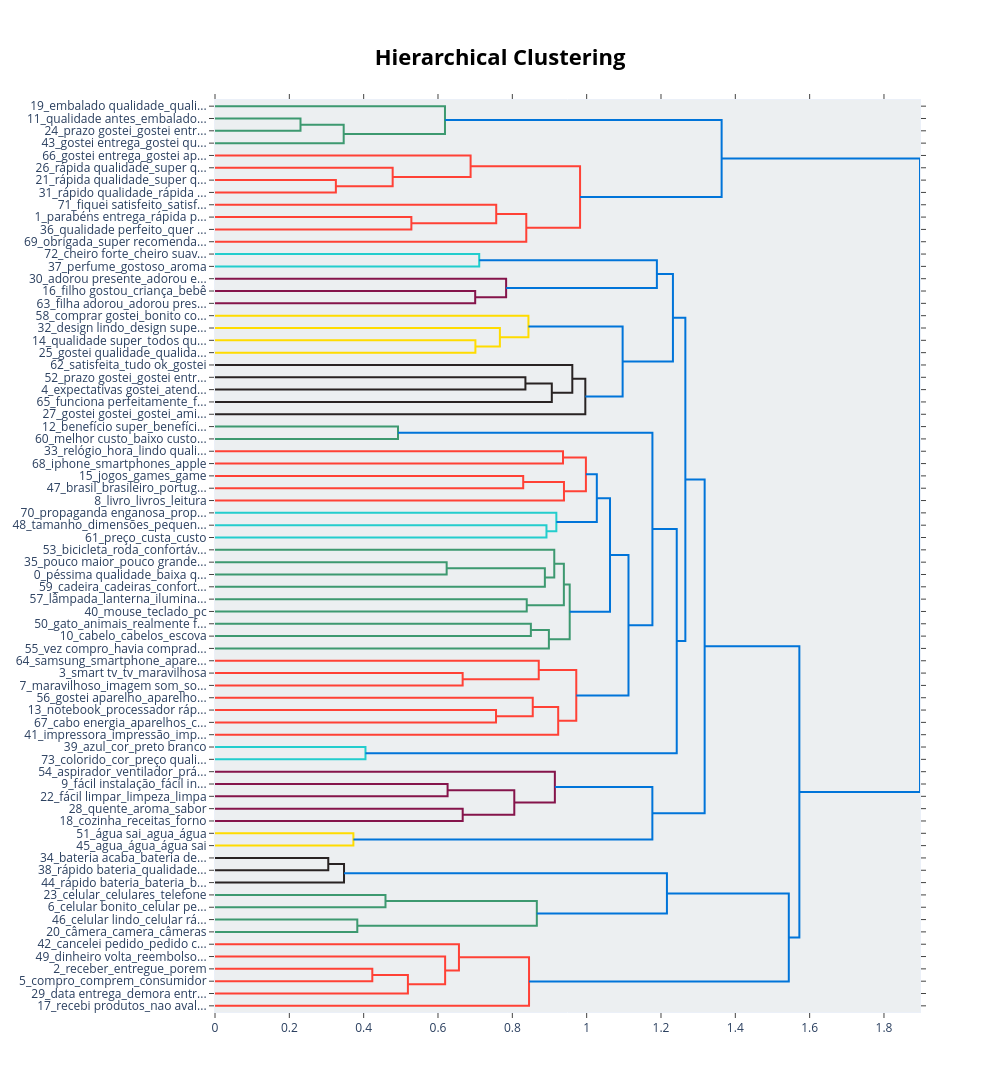

Notebook cell for this chart:
### Code cell
topic_model.visualize_hierarchy()

### Figure 1 — Plotly figure (JSON) as saved in the notebook; plotly's stock layout.template omitted (floating-point values rounded to 4 significant figures)
{"data": [{"hoverinfo": "text", "marker": {"color": "rgb(61,153,112)"}, "mode": "lines", "x": [0.0, 0.2301, 0.2301, 0.0], "xaxis": "x", "y": [-15.0, -15.0, -25.0, -25.0], "yaxis": "y", "type": "scatter"}, {"hoverinfo": "text", "marker": {"color": "rgb(61,153,112)"}, "mode": "lines", "x": [0.2301, 0.3463, 0.3463, 0.0], "xaxis": "x", "y": [-20.0, -20.0, -35.0, -35.0], "yaxis": "y", "type": "scatter"}, {"hoverinfo": "text", "marker": {"color": "rgb(61,153,112)"}, "mode": "lines", "x": [0.0, 0.6188, 0.6188, 0.3463], "xaxis": "x", "y": [-5.0, -5.0, -27.5, -27.5], "yaxis": "y", "type": "scatter"}, {"hoverinfo": "text", "marker": {"color": "rgb(255,65,54)"}, "mode": "lines", "x": [0.0, 0.3252, 0.3252, 0.0], "xaxis": "x", "y": [-65.0, -65.0, -75.0, -75.0], "yaxis": "y", "type": "scatter"}, {"hoverinfo": "text", "marker": {"color": "rgb(255,65,54)"}, "mode": "lines", "x": [0.0, 0.4781, 0.4781, 0.3252], "xaxis": "x", "y": [-55.0, -55.0, -70.0, -70.0], "yaxis": "y", "type": "scatter"}, {"hoverinfo": "text", "marker": {"color": "rgb(255,65,54)"}, "mode": "lines", "x": [0.0, 0.6877, 0.6877, 0.4781], "xaxis": "x", "y": [-45.0, -45.0, -62.5, -62.5], "yaxis": "y", "type": "scatter"}, {"hoverinfo": "text", "marker": {"color": "rgb(255,65,54)"}, "mode": "lines", "x": [0.0, 0.5284, 0.5284, 0.0], "xaxis": "x", "y": [-95.0, -95.0, -105.0, -105.0], "yaxis": "y", "type": "scatter"}, {"hoverinfo": "text", "marker": {"color": "rgb(255,65,54)"}, "mode": "lines", "x": [0.0, 0.7567, 0.7567, 0.5284], "xaxis": "x", "y": [-85.0, -85.0, -100.0, -100.0], "yaxis": "y", "type": "scatter"}, {"hoverinfo": "text", "marker": {"color": "rgb(255,65,54)"}, "mode": "lines", "x": [0.7567, 0.8375, 0.8375, 0.0], "xaxis": "x", "y": [-92.5, -92.5, -115.0, -115.0], "yaxis": "y", "type": "scatter"}, {"hoverinfo": "text", "marker": {"color": "rgb(255,65,54)"}, "mode": "lines", "x": [0.6877, 0.9823, 0.9823, 0.8375], "xaxis": "x", "y": [-53.75, -53.75, -103.8, -103.8], "yaxis": "y", "type": "scatter"}, {"hoverinfo": "text", "marker": {"color": "rgb(0,116,217)"}, "mode": "lines", "x": [0.6188, 1.363, 1.363, 0.9823], "xaxis": "x", "y": [-16.25, -16.25, -78.75, -78.75], "yaxis": "y", "type": "scatter"}, {"hoverinfo": "text", "marker": {"color": "rgb(35,205,205)"}, "mode": "lines", "x": [0.0, 0.7109, 0.7109, 0.0], "xaxis": "x", "y": [-125.0, -125.0, -135.0, -135.0], "yaxis": "y", "type": "scatter"}, {"hoverinfo": "text", "marker": {"color": "rgb(133,20,75)"}, "mode": "lines", "x": [0.0, 0.7001, 0.7001, 0.0], "xaxis": "x", "y": [-155.0, -155.0, -165.0, -165.0], "yaxis": "y", "type": "scatter"}, {"hoverinfo": "text", "marker": {"color": "rgb(133,20,75)"}, "mode": "lines", "x": [0.0, 0.7833, 0.7833, 0.7001], "xaxis": "x", "y": [-145.0, -145.0, -160.0, -160.0], "yaxis": "y", "type": "scatter"}, {"hoverinfo": "text", "marker": {"color": "rgb(0,116,217)"}, "mode": "lines", "x": [0.7109, 1.189, 1.189, 0.7833], "xaxis": "x", "y": [-130.0, -130.0, -152.5, -152.5], "yaxis": "y", "type": "scatter"}, {"hoverinfo": "text", "marker": {"color": "rgb(255,220,0)"}, "mode": "lines", "x": [0.0, 0.7007, 0.7007, 0.0], "xaxis": "x", "y": [-195.0, -195.0, -205.0, -205.0], "yaxis": "y", "type": "scatter"}, {"hoverinfo": "text", "marker": {"color": "rgb(255,220,0)"}, "mode": "lines", "x": [0.0, 0.7665, 0.7665, 0.7007], "xaxis": "x", "y": [-185.0, -185.0, -200.0, -200.0], "yaxis": "y", "type": "scatter"}, {"hoverinfo": "text", "marker": {"color": "rgb(255,220,0)"}, "mode": "lines", "x": [0.0, 0.8433, 0.8433, 0.7665], "xaxis": "x", "y": [-175.0, -175.0, -192.5, -192.5], "yaxis": "y", "type": "scatter"}, {"hoverinfo": "text", "marker": {"color": "rgb(40,35,35)"}, "mode": "lines", "x": [0.0, 0.8352, 0.8352, 0.0], "xaxis": "x", "y": [-225.0, -225.0, -235.0, -235.0], "yaxis": "y", "type": "scatter"}, {"hoverinfo": "text", "marker": {"color": "rgb(40,35,35)"}, "mode": "lines", "x": [0.8352, 0.9062, 0.9062, 0.0], "xaxis": "x", "y": [-230.0, -230.0, -245.0, -245.0], "yaxis": "y", "type": "scatter"}, {"hoverinfo": "text", "marker": {"color": "rgb(40,35,35)"}, "mode": "lines", "x": [0.0, 0.9614, 0.9614, 0.9062], "xaxis": "x", "y": [-215.0, -215.0, -237.5, -237.5], "yaxis": "y", "type": "scatter"}, {"hoverinfo": "text", "marker": {"color": "rgb(40,35,35)"}, "mode": "lines", "x": [0.9614, 0.9964, 0.9964, 0.0], "xaxis": "x", "y": [-226.2, -226.2, -255.0, -255.0], "yaxis": "y", "type": "scatter"}, {"hoverinfo": "text", "marker": {"color": "rgb(0,116,217)"}, "mode": "lines", "x": [0.8433, 1.097, 1.097, 0.9964], "xaxis": "x", "y": [-183.8, -183.8, -240.6, -240.6], "yaxis": "y", "type": "scatter"}, {"hoverinfo": "text", "marker": {"color": "rgb(0,116,217)"}, "mode": "lines", "x": [1.189, 1.232, 1.232, 1.097], "xaxis": "x", "y": [-141.2, -141.2, -212.2, -212.2], "yaxis": "y", "type": "scatter"}, {"hoverinfo": "text", "marker": {"color": "rgb(61,153,112)"}, "mode": "lines", "x": [0.0, 0.4924, 0.4924, 0.0], "xaxis": "x", "y": [-265.0, -265.0, -275.0, -275.0], "yaxis": "y", "type": "scatter"}, {"hoverinfo": "text", "marker": {"color": "rgb(255,65,54)"}, "mode": "lines", "x": [0.0, 0.9364, 0.9364, 0.0], "xaxis": "x", "y": [-285.0, -285.0, -295.0, -295.0], "yaxis": "y", "type": "scatter"}, {"hoverinfo": "text", "marker": {"color": "rgb(255,65,54)"}, "mode": "lines", "x": [0.0, 0.8293, 0.8293, 0.0], "xaxis": "x", "y": [-305.0, -305.0, -315.0, -315.0], "yaxis": "y", "type": "scatter"}, {"hoverinfo": "text", "marker": {"color": "rgb(255,65,54)"}, "mode": "lines", "x": [0.8293, 0.9389, 0.9389, 0.0], "xaxis": "x", "y": [-310.0, -310.0, -325.0, -325.0], "yaxis": "y", "type": "scatter"}, {"hoverinfo": "text", "marker": {"color": "rgb(255,65,54)"}, "mode": "lines", "x": [0.9364, 0.998, 0.998, 0.9389], "xaxis": "x", "y": [-290.0, -290.0, -317.5, -317.5], "yaxis": "y", "type": "scatter"}, {"hoverinfo": "text", "marker": {"color": "rgb(35,205,205)"}, "mode": "lines", "x": [0.0, 0.8919, 0.8919, 0.0], "xaxis": "x", "y": [-345.0, -345.0, -355.0, -355.0], "yaxis": "y", "type": "scatter"}, {"hoverinfo": "text", "marker": {"color": "rgb(35,205,205)"}, "mode": "lines", "x": [0.0, 0.9184, 0.9184, 0.8919], "xaxis": "x", "y": [-335.0, -335.0, -350.0, -350.0], "yaxis": "y", "type": "scatter"}, {"hoverinfo": "text", "marker": {"color": "rgb(0,116,217)"}, "mode": "lines", "x": [0.998, 1.027, 1.027, 0.9184], "xaxis": "x", "y": [-303.8, -303.8, -342.5, -342.5], "yaxis": "y", "type": "scatter"}, {"hoverinfo": "text", "marker": {"color": "rgb(61,153,112)"}, "mode": "lines", "x": [0.0, 0.6233, 0.6233, 0.0], "xaxis": "x", "y": [-375.0, -375.0, -385.0, -385.0], "yaxis": "y", "type": "scatter"}, {"hoverinfo": "text", "marker": {"color": "rgb(61,153,112)"}, "mode": "lines", "x": [0.6233, 0.8876, 0.8876, 0.0], "xaxis": "x", "y": [-380.0, -380.0, -395.0, -395.0], "yaxis": "y", "type": "scatter"}, {"hoverinfo": "text", "marker": {"color": "rgb(61,153,112)"}, "mode": "lines", "x": [0.0, 0.9129, 0.9129, 0.8876], "xaxis": "x", "y": [-365.0, -365.0, -387.5, -387.5], "yaxis": "y", "type": "scatter"}, {"hoverinfo": "text", "marker": {"color": "rgb(61,153,112)"}, "mode": "lines", "x": [0.0, 0.8388, 0.8388, 0.0], "xaxis": "x", "y": [-405.0, -405.0, -415.0, -415.0], "yaxis": "y", "type": "scatter"}, {"hoverinfo": "text", "marker": {"color": "rgb(61,153,112)"}, "mode": "lines", "x": [0.9129, 0.9387, 0.9387, 0.8388], "xaxis": "x", "y": [-376.2, -376.2, -410.0, -410.0], "yaxis": "y", "type": "scatter"}, {"hoverinfo": "text", "marker": {"color": "rgb(61,153,112)"}, "mode": "lines", "x": [0.0, 0.8499, 0.8499, 0.0], "xaxis": "x", "y": [-425.0, -425.0, -435.0, -435.0], "yaxis": "y", "type": "scatter"}, {"hoverinfo": "text", "marker": {"color": "rgb(61,153,112)"}, "mode": "lines", "x": [0.8499, 0.8984, 0.8984, 0.0], "xaxis": "x", "y": [-430.0, -430.0, -445.0, -445.0], "yaxis": "y", "type": "scatter"}, {"hoverinfo": "text", "marker": {"color": "rgb(61,153,112)"}, "mode": "lines", "x": [0.9387, 0.9544, 0.9544, 0.8984], "xaxis": "x", "y": [-393.1, -393.1, -437.5, -437.5], "yaxis": "y", "type": "scatter"}, {"hoverinfo": "text", "marker": {"color": "rgb(0,116,217)"}, "mode": "lines", "x": [1.027, 1.063, 1.063, 0.9544], "xaxis": "x", "y": [-323.1, -323.1, -415.3, -415.3], "yaxis": "y", "type": "scatter"}, {"hoverinfo": "text", "marker": {"color": "rgb(255,65,54)"}, "mode": "lines", "x": [0.0, 0.6663, 0.6663, 0.0], "xaxis": "x", "y": [-465.0, -465.0, -475.0, -475.0], "yaxis": "y", "type": "scatter"}, {"hoverinfo": "text", "marker": {"color": "rgb(255,65,54)"}, "mode": "lines", "x": [0.0, 0.8711, 0.8711, 0.6663], "xaxis": "x", "y": [-455.0, -455.0, -470.0, -470.0], "yaxis": "y", "type": "scatter"}, {"hoverinfo": "text", "marker": {"color": "rgb(255,65,54)"}, "mode": "lines", "x": [0.0, 0.7561, 0.7561, 0.0], "xaxis": "x", "y": [-495.0, -495.0, -505.0, -505.0], "yaxis": "y", "type": "scatter"}, {"hoverinfo": "text", "marker": {"color": "rgb(255,65,54)"}, "mode": "lines", "x": [0.0, 0.8549, 0.8549, 0.7561], "xaxis": "x", "y": [-485.0, -485.0, -500.0, -500.0], "yaxis": "y", "type": "scatter"}, {"hoverinfo": "text", "marker": {"color": "rgb(255,65,54)"}, "mode": "lines", "x": [0.8549, 0.9234, 0.9234, 0.0], "xaxis": "x", "y": [-492.5, -492.5, -515.0, -515.0], "yaxis": "y", "type": "scatter"}, {"hoverinfo": "text", "marker": {"color": "rgb(255,65,54)"}, "mode": "lines", "x": [0.8711, 0.972, 0.972, 0.9234], "xaxis": "x", "y": [-462.5, -462.5, -503.8, -503.8], "yaxis": "y", "type": "scatter"}, {"hoverinfo": "text", "marker": {"color": "rgb(0,116,217)"}, "mode": "lines", "x": [1.063, 1.113, 1.113, 0.972], "xaxis": "x", "y": [-369.2, -369.2, -483.1, -483.1], "yaxis": "y", "type": "scatter"}, {"hoverinfo": "text", "marker": {"color": "rgb(0,116,217)"}, "mode": "lines", "x": [0.4924, 1.177, 1.177, 1.113], "xaxis": "x", "y": [-270.0, -270.0, -426.2, -426.2], "yaxis": "y", "type": "scatter"}, {"hoverinfo": "text", "marker": {"color": "rgb(35,205,205)"}, "mode": "lines", "x": [0.0, 0.4049, 0.4049, 0.0], "xaxis": "x", "y": [-525.0, -525.0, -535.0, -535.0], "yaxis": "y", "type": "scatter"}, {"hoverinfo": "text", "marker": {"color": "rgb(0,116,217)"}, "mode": "lines", "x": [1.177, 1.242, 1.242, 0.4049], "xaxis": "x", "y": [-348.1, -348.1, -530.0, -530.0], "yaxis": "y", "type": "scatter"}, {"hoverinfo": "text", "marker": {"color": "rgb(0,116,217)"}, "mode": "lines", "x": [1.232, 1.266, 1.266, 1.242], "xaxis": "x", "y": [-176.7, -176.7, -439.0, -439.0], "yaxis": "y", "type": "scatter"}, {"hoverinfo": "text", "marker": {"color": "rgb(133,20,75)"}, "mode": "lines", "x": [0.0, 0.6258, 0.6258, 0.0], "xaxis": "x", "y": [-555.0, -555.0, -565.0, -565.0], "yaxis": "y", "type": "scatter"}, {"hoverinfo": "text", "marker": {"color": "rgb(133,20,75)"}, "mode": "lines", "x": [0.0, 0.6664, 0.6664, 0.0], "xaxis": "x", "y": [-575.0, -575.0, -585.0, -585.0], "yaxis": "y", "type": "scatter"}, {"hoverinfo": "text", "marker": {"color": "rgb(133,20,75)"}, "mode": "lines", "x": [0.6258, 0.8053, 0.8053, 0.6664], "xaxis": "x", "y": [-560.0, -560.0, -580.0, -580.0], "yaxis": "y", "type": "scatter"}, {"hoverinfo": "text", "marker": {"color": "rgb(133,20,75)"}, "mode": "lines", "x": [0.0, 0.9144, 0.9144, 0.8053], "xaxis": "x", "y": [-545.0, -545.0, -570.0, -570.0], "yaxis": "y", "type": "scatter"}, {"hoverinfo": "text", "marker": {"color": "rgb(255,220,0)"}, "mode": "lines", "x": [0.0, 0.3724, 0.3724, 0.0], "xaxis": "x", "y": [-595.0, -595.0, -605.0, -605.0], "yaxis": "y", "type": "scatter"}, {"hoverinfo": "text", "marker": {"color": "rgb(0,116,217)"}, "mode": "lines", "x": [0.9144, 1.177, 1.177, 0.3724], "xaxis": "x", "y": [-557.5, -557.5, -600.0, -600.0], "yaxis": "y", "type": "scatter"}, {"hoverinfo": "text", "marker": {"color": "rgb(0,116,217)"}, "mode": "lines", "x": [1.266, 1.317, 1.317, 1.177], "xaxis": "x", "y": [-307.9, -307.9, -578.8, -578.8], "yaxis": "y", "type": "scatter"}, {"hoverinfo": "text", "marker": {"color": "rgb(40,35,35)"}, "mode": "lines", "x": [0.0, 0.3048, 0.3048, 0.0], "xaxis": "x", "y": [-615.0, -615.0, -625.0, -625.0], "yaxis": "y", "type": "scatter"}, {"hoverinfo": "text", "marker": {"color": "rgb(40,35,35)"}, "mode": "lines", "x": [0.3048, 0.3472, 0.3472, 0.0], "xaxis": "x", "y": [-620.0, -620.0, -635.0, -635.0], "yaxis": "y", "type": "scatter"}, {"hoverinfo": "text", "marker": {"color": "rgb(61,153,112)"}, "mode": "lines", "x": [0.0, 0.4587, 0.4587, 0.0], "xaxis": "x", "y": [-645.0, -645.0, -655.0, -655.0], "yaxis": "y", "type": "scatter"}, {"hoverinfo": "text", "marker": {"color": "rgb(61,153,112)"}, "mode": "lines", "x": [0.0, 0.3829, 0.3829, 0.0], "xaxis": "x", "y": [-665.0, -665.0, -675.0, -675.0], "yaxis": "y", "type": "scatter"}, {"hoverinfo": "text", "marker": {"color": "rgb(61,153,112)"}, "mode": "lines", "x": [0.4587, 0.8659, 0.8659, 0.3829], "xaxis": "x", "y": [-650.0, -650.0, -670.0, -670.0], "yaxis": "y", "type": "scatter"}, {"hoverinfo": "text", "marker": {"color": "rgb(0,116,217)"}, "mode": "lines", "x": [0.3472, 1.216, 1.216, 0.8659], "xaxis": "x", "y": [-627.5, -627.5, -660.0, -660.0], "yaxis": "y", "type": "scatter"}, {"hoverinfo": "text", "marker": {"color": "rgb(255,65,54)"}, "mode": "lines", "x": [0.0, 0.4233, 0.4233, 0.0], "xaxis": "x", "y": [-705.0, -705.0, -715.0, -715.0], "yaxis": "y", "type": "scatter"}, {"hoverinfo": "text", "marker": {"color": "rgb(255,65,54)"}, "mode": "lines", "x": [0.4233, 0.5191, 0.5191, 0.0], "xaxis": "x", "y": [-710.0, -710.0, -725.0, -725.0], "yaxis": "y", "type": "scatter"}, {"hoverinfo": "text", "marker": {"color": "rgb(255,65,54)"}, "mode": "lines", "x": [0.0, 0.6192, 0.6192, 0.5191], "xaxis": "x", "y": [-695.0, -695.0, -717.5, -717.5], "yaxis": "y", "type": "scatter"}, {"hoverinfo": "text", "marker": {"color": "rgb(255,65,54)"}, "mode": "lines", "x": [0.0, 0.6564, 0.6564, 0.6192], "xaxis": "x", "y": [-685.0, -685.0, -706.2, -706.2], "yaxis": "y", "type": "scatter"}, {"hoverinfo": "text", "marker": {"color": "rgb(255,65,54)"}, "mode": "lines", "x": [0.6564, 0.845, 0.845, 0.0], "xaxis": "x", "y": [-695.6, -695.6, -735.0, -735.0], "yaxis": "y", "type": "scatter"}, {"hoverinfo": "text", "marker": {"color": "rgb(0,116,217)"}, "mode": "lines", "x": [1.216, 1.544, 1.544, 0.845], "xaxis": "x", "y": [-643.8, -643.8, -715.3, -715.3], "yaxis": "y", "type": "scatter"}, {"hoverinfo": "text", "marker": {"color": "rgb(0,116,217)"}, "mode": "lines", "x": [1.317, 1.572, 1.572, 1.544], "xaxis": "x", "y": [-443.3, -443.3, -679.5, -679.5], "yaxis": "y", "type": "scatter"}, {"hoverinfo": "text", "marker": {"color": "rgb(0,116,217)"}, "mode": "lines", "x": [1.363, 1.897, 1.897, 1.572], "xaxis": "x", "y": [-47.5, -47.5, -561.4, -561.4], "yaxis": "y", "type": "scatter"}], "layout": {"autosize": false, "height": 1310, "hovermode": "closest", "showlegend": false, "width": 1000, "xaxis": {"mirror": "allticks", "rangemode": "tozero", "showgrid": false, "showline": true, "showticklabels": true, "ticks": "outside", "type": "linear", "zeroline": false}, "yaxis": {"mirror": "allticks", "rangemode": "tozero", "showgrid": false, "showline": true, "showticklabels": true, "tickmode": "array", "ticks": "outside", "ticktext": ["19_embalado qualidade_quali...", "11_qualidade antes_embalado...", "24_prazo gostei_gostei entr...", "43_gostei entrega_gostei qu...", "66_gostei entrega_gostei ap...", "26_rápida qualidade_super q...", "21_rápida qualidade_super q...", "31_rápido qualidade_rápida ...", "71_fiquei satisfeito_satisf...", "1_parabéns entrega_rápida p...", "36_qualidade perfeito_quer ...", "69_obrigada_super recomenda...", "72_cheiro forte_cheiro suav...", "37_perfume_gostoso_aroma", "30_adorou presente_adorou e...", "16_filho gostou_criança_bebê", "63_filha adorou_adorou pres...", "58_comprar gostei_bonito co...", "32_design lindo_design supe...", "14_qualidade super_todos qu...", "25_gostei qualidade_qualida...", "62_satisfeita_tudo ok_gostei", "52_prazo gostei_gostei entr...", "4_expectativas gostei_atend...", "65_funciona perfeitamente_f...", "27_gostei gostei_gostei_ami...", "12_benefício super_benefíci...", "60_melhor custo_baixo custo...", "33_relógio_hora_lindo quali...", "68_iphone_smartphones_apple", "15_jogos_games_game", "47_brasil_brasileiro_portug...", "8_livro_livros_leitura", "70_propaganda enganosa_prop...", "48_tamanho_dimensões_pequen...", "61_preço_custa_custo", "53_bicicleta_roda_confortáv...", "35_pouco maior_pouco grande...", "0_péssima qualidade_baixa q...", "59_cadeira_cadeiras_confort...", "57_lâmpada_lanterna_ilumina...", "40_mouse_teclado_pc", "50_gato_animais_realmente f...", "10_cabelo_cabelos_escova", "55_vez compro_havia comprad...", "64_samsung_smartphone_apare...", "3_smart tv_tv_maravilhosa", "7_maravilhoso_imagem som_so...", "56_gostei aparelho_aparelho...", "13_notebook_processador ráp...", "67_cabo energia_aparelhos_c...", "41_impressora_impressão_imp...", "39_azul_cor_preto branco", "73_colorido_cor_preço quali...", "54_aspirador_ventilador_prá...", "9_fácil instalação_fácil in...", "22_fácil limpar_limpeza_limpa", "28_quente_aroma_sabor", "18_cozinha_receitas_forno", "51_água sai_agua_água", "45_agua_água_água sai", "34_bateria acaba_bateria de...", "38_rápido bateria_qualidade...", "44_rápido bateria_bateria_b...", "23_celular_celulares_telefone", "6_celular bonito_celular pe...", "46_celular lindo_celular rá...", "20_câmera_camera_câmeras", "42_cancelei pedido_pedido c...", "49_dinheiro volta_reembolso...", "2_receber_entregue_porem", "5_compro_comprem_consumidor", "29_data entrega_demora entr...", "17_recebi produtos_nao aval..."], "tickvals": [-5.0, -15.0, -25.0, -35.0, -45.0, -55.0, -65.0, -75.0, -85.0, -95.0, -105.0, -115.0, -125.0, -135.0, -145.0, -155.0, -165.0, -175.0, -185.0, -195.0, -205.0, -215.0, -225.0, -235.0, -245.0, -255.0, -265.0, -275.0, -285.0, -295.0, -305.0, -315.0, -325.0, -335.0, -345.0, -355.0, -365.0, -375.0, -385.0, -395.0, -405.0, -415.0, -425.0, -435.0, -445.0, -455.0, -465.0, -475.0, -485.0, -495.0, -505.0, -515.0, -525.0, -535.0, -545.0, -555.0, -565.0, -575.0, -585.0, -595.0, -605.0, -615.0, -625.0, -635.0, -645.0, -655.0, -665.0, -675.0, -685.0, -695.0, -705.0, -715.0, -725.0, -735.0], "type": "linear", "zeroline": false, "range": [-740.0, 0.0]}, "title": {"font": {"size": 22, "color": "Black"}, "text": "<b>Hierarchical Clustering</b>", "x": 0.5, "xanchor": "center", "yanchor": "top"}, "hoverlabel": {"font": {"size": 16, "family": "Rockwell"}, "bgcolor": "white"}, "plot_bgcolor": "#ECEFF1"}}
